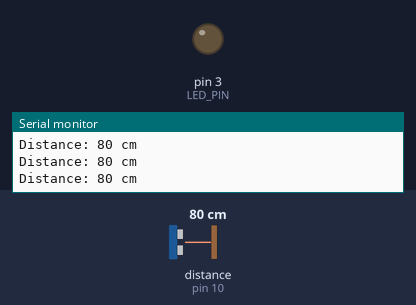
This sketch was run on a simulated Arduino Uno, built with avr-gcc and run on an emulated ATmega328P. Shown: output pins drawn as LEDs (lit = HIGH), the last lines printed to the serial monitor. Wiring (inferred from the names in the program): ultrasonic range finder: trigger pin 9; echo pin 10. The inputs (shaded band) are chosen by the test bench; at power-on: distance to the obstacle (sensor on pin 10) 80 cm. The echo pulse lasts 58.3 µs per cm; pins used as bus, display or sensor lines are not drawn.

Above: at 4.2 s.
4.3 s: distance to the obstacle (sensor on pin 10) set to 2 cm
At 6.1 s:
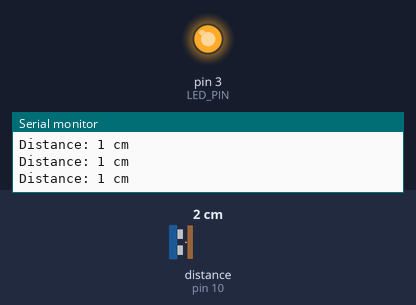
6.7 s: distance to the obstacle (sensor on pin 10) set to 17 cm
9.3 s: distance to the obstacle (sensor on pin 10) set to 21 cm
At 11.3 s:
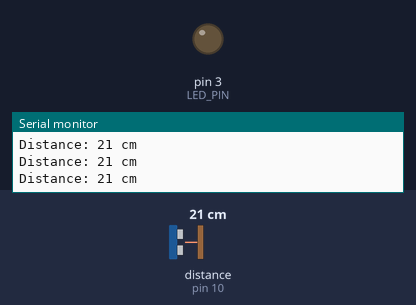
Timing chart, 0 to 12.4 s (numbered marks = the images above; inputs shaded):
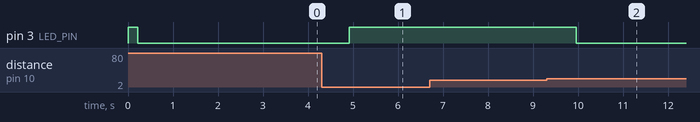

Measured:
- the behaviour switches between 19 and 20 cm on distance to the obstacle (sensor on pin 10) (found by bisection; images 1 and 2)
- after the input at 4.3 s, pin 3 (LED_PIN): LOW → HIGH after 0.62 s
- after the input at 9.3 s, pin 3 (LED_PIN): HIGH → LOW after 0.66 s

The sketch:

ultrasonic_sensor_v1.ino
```cpp
// 定義超音波感測器的腳位
const int TRIG_PIN = 9;    // 觸發腳位
const int ECHO_PIN = 10;   // 接收腳位
const int LED_PIN = 3;     // LED 腳位

// 定義常數
const int DISTANCE_THRESHOLD = 20;  // LED 觸發距離閾值（公分）
const int MEASURE_INTERVAL = 200;   // 測量間隔（毫秒）
const int MAX_DISTANCE = 400;       // 最大測量距離（公分）
const int SAMPLES = 5;              // 平均值計算的樣本數

// 用於計算平均值的陣列
int distances[SAMPLES];
int sampleIndex = 0;

void setup() {
  // 初始化序列通訊
  Serial.begin(9600);

  // 設定腳位模式
  pinMode(TRIG_PIN, OUTPUT);
  pinMode(ECHO_PIN, INPUT);
  pinMode(LED_PIN, OUTPUT);

  // 初始化距離陣列
  for (int i = 0; i < SAMPLES; i++) {
    distances[i] = 0;
  }
}

// 測量距離的函數
int measureDistance() {
  // 發送觸發信號
  digitalWrite(TRIG_PIN, LOW);
  delayMicroseconds(2);
  digitalWrite(TRIG_PIN, HIGH);
  delayMicroseconds(10);
  digitalWrite(TRIG_PIN, LOW);

  // 讀取回傳時間
  long duration = pulseIn(ECHO_PIN, HIGH, 23529);  // 設定超時時間為最大距離

  // 檢查是否超時
  if (duration == 0) {
    return MAX_DISTANCE;
  }

  // 計算距離（聲速為343.2m/s，來回距離要除以2）
  int distance = duration * 0.0343 / 2;

  // 確保距離在有效範圍內
  return constrain(distance, 0, MAX_DISTANCE);
}

// 計算平均距離
int getAverageDistance() {
  // 更新距離陣列
  distances[sampleIndex] = measureDistance();
  sampleIndex = (sampleIndex + 1) % SAMPLES;

  // 計算平均值
  long sum = 0;
  for (int i = 0; i < SAMPLES; i++) {
    sum += distances[i];
  }
  return sum / SAMPLES;
}

void loop() {
  // 取得平均距離
  int distance = getAverageDistance();

  // 輸出距離
  Serial.print("Distance: ");
  Serial.print(distance);
  Serial.println(" cm");

  // 根據距離控制 LED
  digitalWrite(LED_PIN, distance < DISTANCE_THRESHOLD ? HIGH : LOW);

  delay(MEASURE_INTERVAL);
}
```
